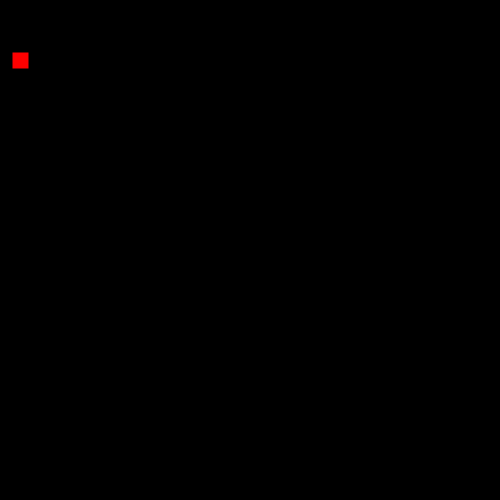
Frame 1 (no input)
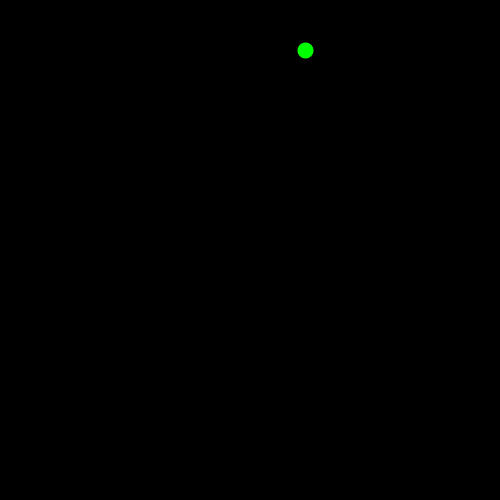
Frame 60 (the mouse pressed at the canvas centre just before this capture)
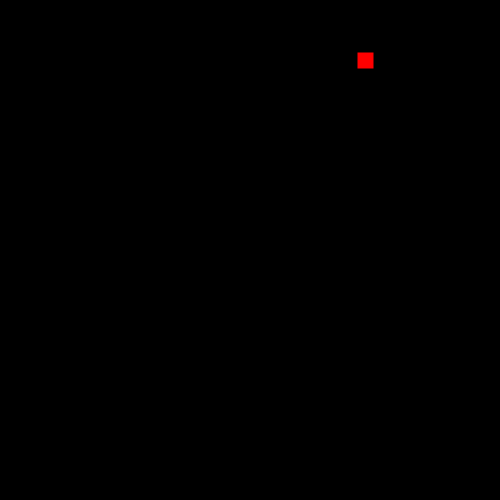
Frame 120 (the mouse held since frame 60 and released just before this capture)

The Processing sketch that drew these frames (run headless with seeded random() and noise(); from frame 60 on, the mouse is pressed at the canvas centre):

// Processing sketch: sketch_240908a
// ── sketch_240908a.pde
float x = 10;
float xDelta = 5;
float y = 50;

void setup(){
size(500,500);
frameRate(60);
}

void draw(){
background(0);
strokeWeight(4);
if(x>=100 && x<=200){
  fill(255,255,0);
  rect(x,y,20,20);
}else if(x >= 201 && x <=350){
  fill(0,255,0);
  ellipse(x,y,20,20);
  }else{
  fill(255,0,0);
  rect(x,y,20,20);
  }
x=x+xDelta;
  if(x<10 || x>=width-20){
  xDelta=-xDelta;
  }
}
